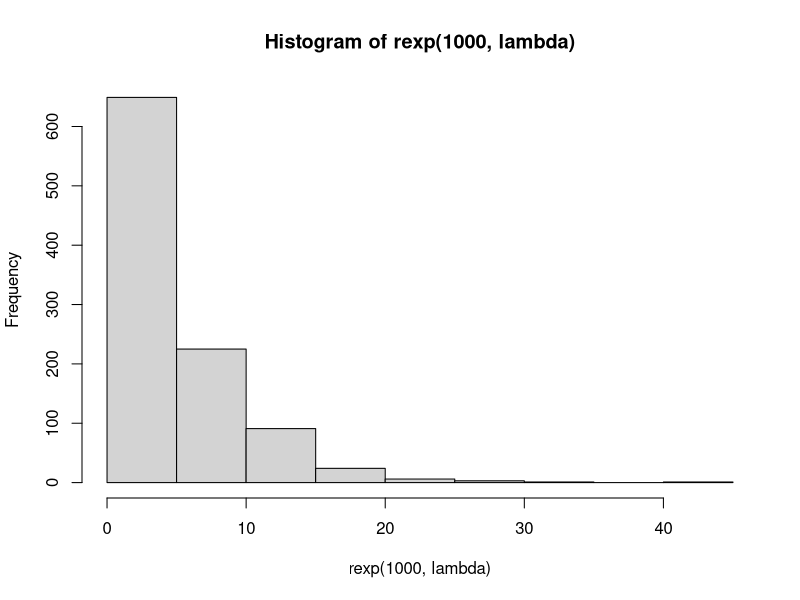
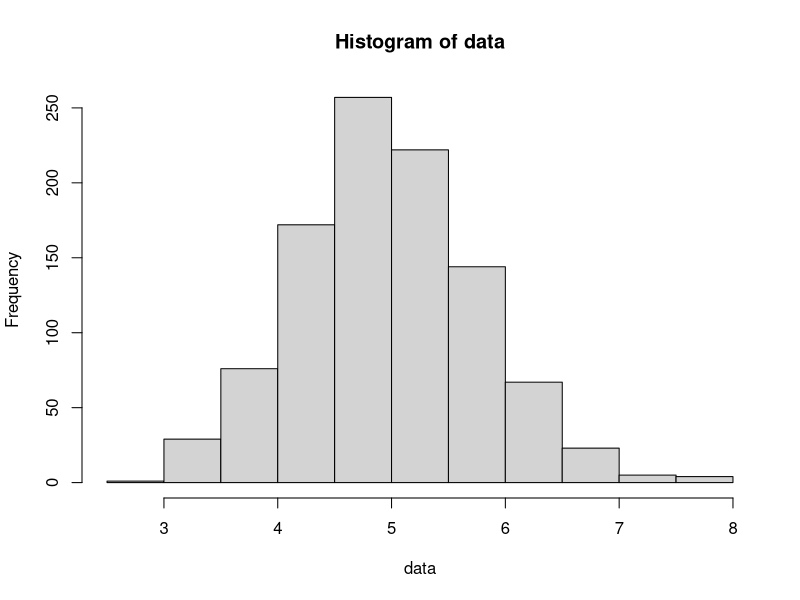
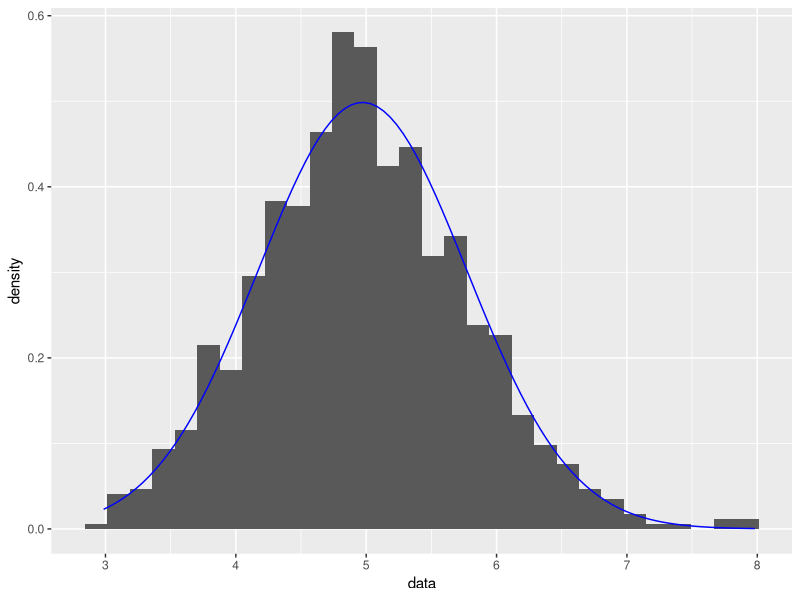

Generate these figures, in order, with R:
## ---- chunk 1
lambda<-.2
nSample=40
nSimulation=1000
hist(rexp(1000, lambda))
data = NULL
for (i in 1 : nSimulation) data = c(data, mean(rexp(nSample, lambda)))
hist(data)
## ---- chunk 2
sample_mean <- mean(data)
theory_mean <- 1/lambda
print(sample_mean)
print(theory_mean)
## ---- chunk 3
sample_var <- var(data)
theory_sd <- (1/lambda)/sqrt(nSample)
theory_var<-theory_sd^2
print(sample_var)
print(theory_var)
## ---- chunk 4
library(ggplot2)
data<-data.frame(data)
g<-ggplot(data, aes(x=data))+geom_histogram(aes(y = ..density..))+stat_function(fun=dnorm,args=list( mean=mean(data$data), sd=sd(data$data)),color="blue")
print(g)
